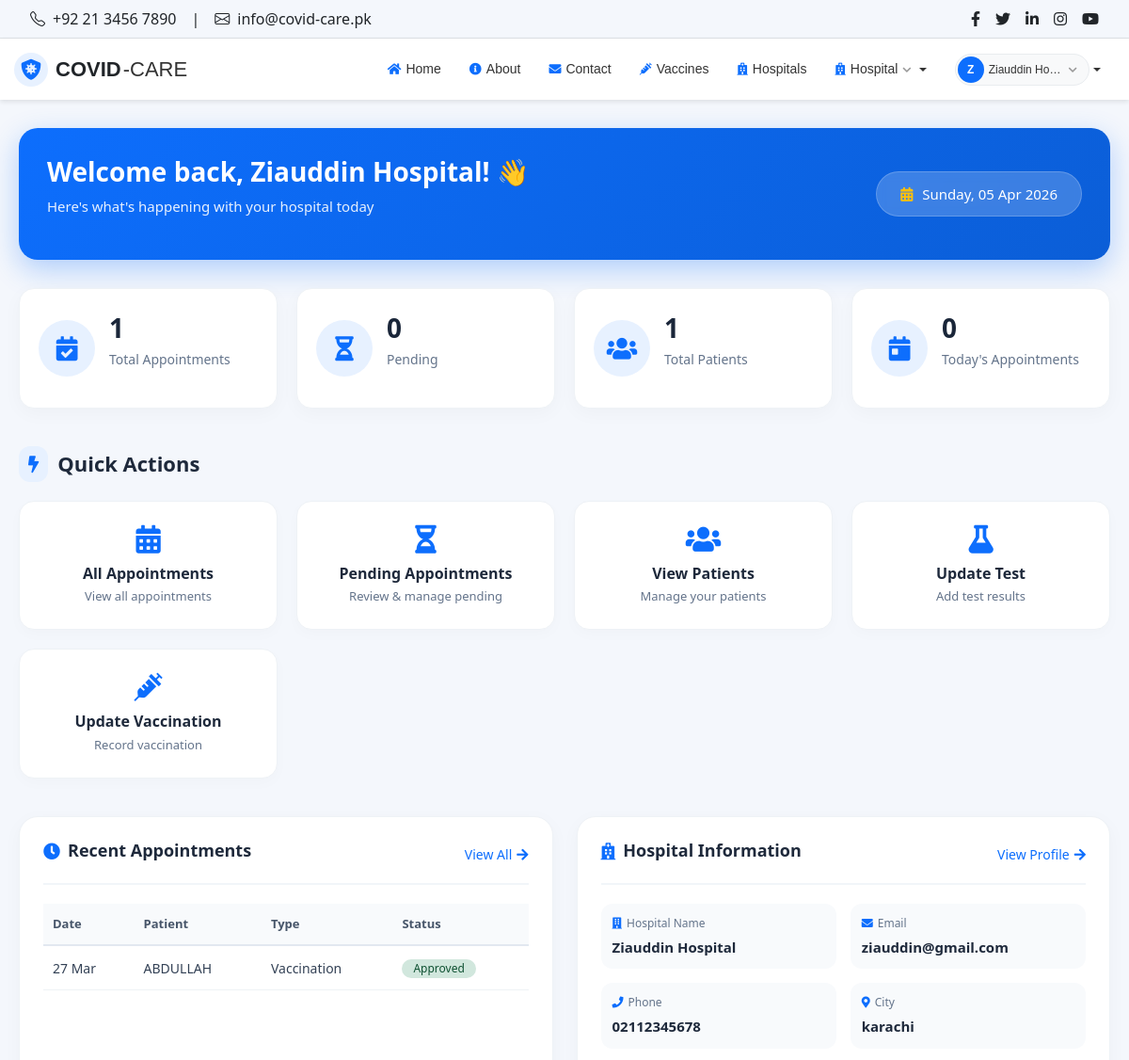
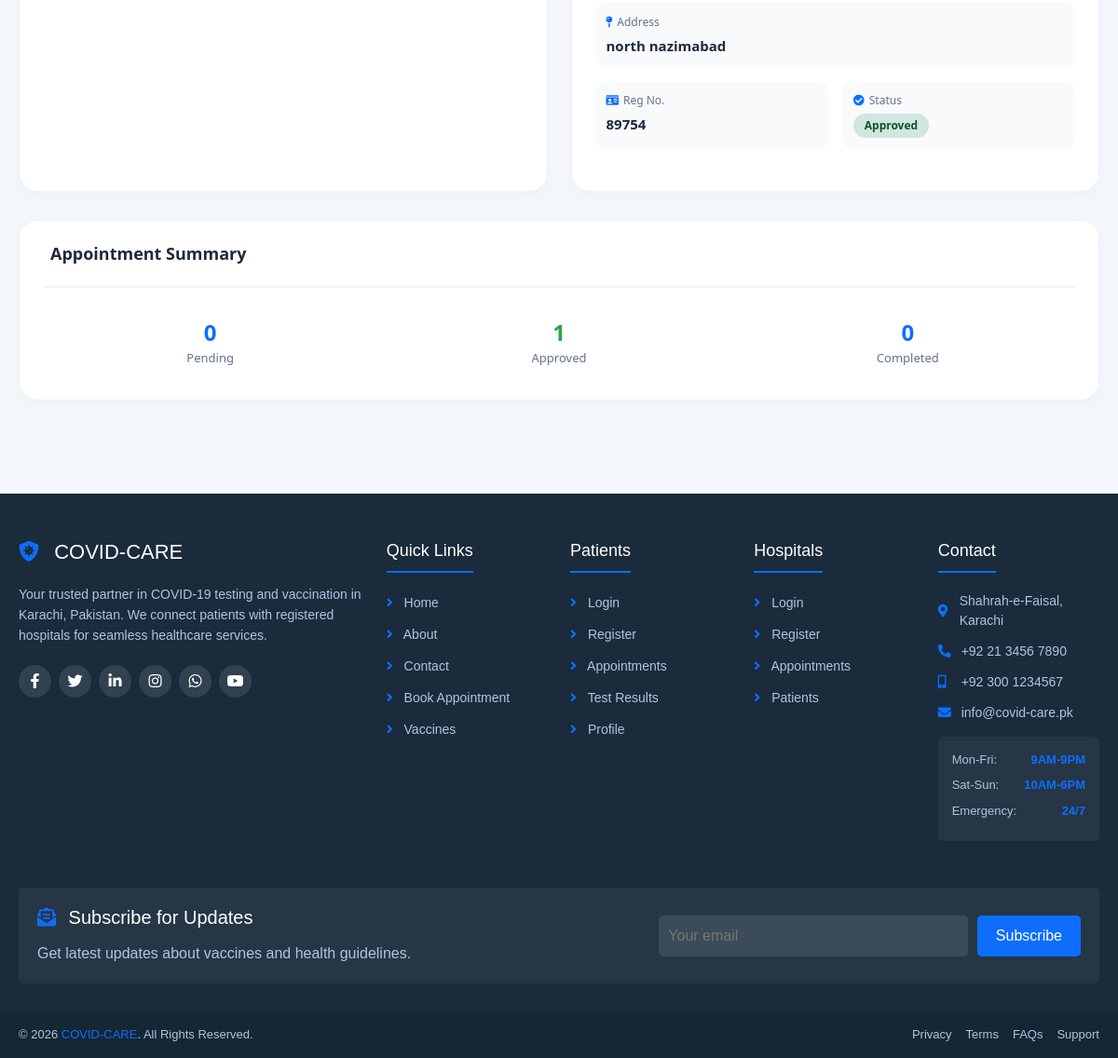
/hospital/dashboard.php (signed in), run on the app's committed database (2 pictures, top to bottom).
### tables this page shows
CREATE TABLE `hospitals` (
  `hospital_id` int(11) NOT NULL,
  `name` varchar(100) DEFAULT NULL,
  `address` text DEFAULT NULL,
  `city` varchar(50) DEFAULT NULL,
  `phone` varchar(15) DEFAULT NULL,
  `email` varchar(100) DEFAULT NULL,
  `password` varchar(255) DEFAULT NULL,
  `registration_no` varchar(50) DEFAULT NULL,
  `status` enum('pending','approved','rejected') DEFAULT 'pending',
  `created_at` timestamp NOT NULL DEFAULT current_timestamp()
);

CREATE TABLE `appointments` (
  `appointment_id` int(11) NOT NULL,
  `patient_id` int(11) DEFAULT NULL,
  `hospital_id` int(11) DEFAULT NULL,
  `appointment_type` enum('test','vaccination') DEFAULT NULL,
  `appointment_date` date DEFAULT NULL,
  `appointment_time` time DEFAULT NULL,
  `status` enum('pending','approved','rejected','completed','cancelled') DEFAULT 'pending'
);

CREATE TABLE `patients` (
  `patient_id` int(11) NOT NULL,
  `name` varchar(100) DEFAULT NULL,
  `email` varchar(100) DEFAULT NULL,
  `phone` varchar(15) DEFAULT NULL,
  `password` varchar(255) DEFAULT NULL,
  `address` text DEFAULT NULL,
  `city` varchar(50) DEFAULT NULL,
  `dob` date DEFAULT NULL,
  `gender` enum('Male','Female','Other') DEFAULT NULL,
  `created_at` timestamp NOT NULL DEFAULT current_timestamp()
);

### includes/functions.php (called while the page is built, shortened)
<?php
function getRecord($conn, $table, $where, $value) {
    $value = mysqli_real_escape_string($conn, $value);
    $query = "SELECT * FROM $table WHERE $where = '$value' LIMIT 1";
    $result = mysqli_query($conn, $query);
    if ($result && mysqli_num_rows($result) > 0) {
        return mysqli_fetch_assoc($result);
    }
    return null;
}
function countRecords($conn, $table, $where = '') {
    $query = "SELECT COUNT(*) as total FROM $table";
    if ($where != '') {
        $query .= " WHERE $where";
    }
    $result = mysqli_query($conn, $query);
    if ($result && mysqli_num_rows($result) > 0) {
        $row = mysqli_fetch_assoc($result);
        return (int)$row['total'];
    }
    return 0;
}
function getHospitalStats($conn, $hospital_id) {
    $today = date('Y-m-d');
    $stats = [
        'total_appointments' => 0,
        'pending_appointments' => 0,
        'approved_appointments' => 0,
        'completed_appointments' => 0,
        'today_appointments' => 0,
        'total_patients' => 0,
        'total_tests' => 0,
        'total_vaccinations' => 0
    ];
    $stats['total_appointments'] = countRecords($conn, 'appointments', "hospital_id = '$hospital_id'");
    $stats['pending_appointments'] = countRecords($conn, 'appointments', "hospital_id = '$hospital_id' AND status = 'pending'");
    $stats['approved_appointments'] = countRecords($conn, 'appointments', "hospital_id = '$hospital_id' AND status = 'approved'");
    $stats['completed_appointments'] = countRecords($conn, 'appointments', "hospital_id = '$hospital_id' AND status = 'completed'");
    $stats['today_appointments'] = countRecords($conn, 'appointments', "hospital_id = '$hospital_id' AND appointment_date = '$today'");
    $query = "SELECT COUNT(DISTINCT patient_id) as total FROM appointments WHERE hospital_id = '$hospital_id'";
    $result = mysqli_query($conn, $query);
    if ($result && mysqli_num_rows($result) > 0) {
        $row = mysqli_fetch_assoc($result);
        $stats['total_patients'] = (int)$row['total'];
    }
    $stats['total_tests'] = countRecords($conn, 'test_results', "hospital_id = '$hospital_id'");
    $stats['total_vaccinations'] = countRecords($conn, 'vaccination_records', "hospital_id = '$hospital_id'");
    return $stats;
}
function getHospitalAppointments($conn, $hospital_id, $status = null, $date = null, $limit = null) {
    $where = "hospital_id = '$hospital_id'";
    $query = "SELECT a.*, p.name as patient_name, p.phone, p.email
              FROM appointments a
              JOIN patients p ON a.patient_id = p.patient_id
              WHERE $where
              ORDER BY a.appointment_date DESC, a.appointment_time DESC";
    if ($limit) {
        $query .= " LIMIT $limit";
    }
    $result = mysqli_query($conn, $query);
    $appointments = [];
    if ($result && mysqli_num_rows($result) > 0) {
        while ($row = mysqli_fetch_assoc($result)) {
            $appointments[] = $row;
        }
    }
    return $appointments;
}
?>

### hospital/dashboard.php (the view, shortened to what this page needs)
<?php
require_once '../config.php';
require_once '../includes/functions.php';
require_once '../includes/header.php';
require_once '../includes/navbar.php';
$hospital_id = $_SESSION['hospital_id'];
$hospital = getRecord($conn, 'hospitals', 'hospital_id', $hospital_id);
$stats = getHospitalStats($conn, $hospital_id);
$appointments = getHospitalAppointments($conn, $hospital_id, null, null, 5);
?>
<main class="main-content">
    <div class="container">
        <div class="welcome-card">
            <div class="welcome-text">
                <h1>Welcome back, <?php echo htmlspecialchars($hospital['name']); ?>! 👋</h1>
                <p>Here's what's happening with your hospital today</p>
            </div>
            <div class="date-box">
                <i class="fas fa-calendar-alt"></i>
                <?php echo date('l, d M Y'); ?>
            </div>
        </div>
        <div class="stats-row">
            <div class="stat-item">
                <div class="stat-icon">
                    <i class="fas fa-calendar-check"></i>
                </div>
                <div class="stat-content">
                    <h3><?php echo $stats['total_appointments']; ?></h3>
                    <p>Total Appointments</p>
                </div>
            </div>
            <div class="stat-item">
                <div class="stat-icon">
                    <i class="fas fa-hourglass-half"></i>
                </div>
                <div class="stat-content">
                    <h3><?php echo $stats['pending_appointments']; ?></h3>
                    <p>Pending</p>
                </div>
            </div>
            <div class="stat-item">
                <div class="stat-icon">
                    <i class="fas fa-users"></i>
                </div>
                <div class="stat-content">
                    <h3><?php echo $stats['total_patients']; ?></h3>
                    <p>Total Patients</p>
                </div>
            </div>
            <div class="stat-item">
                <div class="stat-icon">
                    <i class="fas fa-calendar-day"></i>
                </div>
                <div class="stat-content">
                    <h3><?php echo $stats['today_appointments']; ?></h3>
                    <p>Today's Appointments</p>
                </div>
            </div>
        </div>
        <div class="section-title">
            <i class="fas fa-bolt"></i>
            <span>Quick Actions</span>
        </div>
        <div class="actions-row">
            <a href="<?php echo SITE_URL; ?>hospital/appointments.php" class="action-box">
                <i class="fas fa-calendar-alt"></i>
                <h4>All Appointments</h4>
                <p>View all appointments</p>
            </a>
    <a href="<?php echo SITE_URL; ?>hospital/pending_appointments.php" class="action-box">
        <i class="fas fa-hourglass-half"></i>
        <h4>Pending Appointments</h4>
        <p>Review & manage pending</p>
    </a>
    <a href="<?php echo SITE_URL; ?>hospital/patients.php" class="action-box">
        <i class="fas fa-users"></i>
        <h4>View Patients</h4>
        <p>Manage your patients</p>
    </a>
    <a href="<?php echo SITE_URL; ?>hospital/update_test.php" class="action-box">
        <i class="fas fa-flask"></i>
        <h4>Update Test</h4>
        <p>Add test results</p>
    </a>
    <a href="<?php echo SITE_URL; ?>hospital/update_vaccination.php" class="action-box">
        <i class="fas fa-syringe"></i>
        <h4>Update Vaccination</h4>
        <p>Record vaccination</p>
    </a>
</div>
        <div class="cards-row">
            <div class="info-card">
                <div class="card-header">
                    <h3><i class="fas fa-clock"></i> Recent Appointments</h3>
                    <a href="<?php echo SITE_URL; ?>hospital/appointments.php" class="view-link">
                        View All <i class="fas fa-arrow-right"></i>
                    </a>
                </div>
                <?php if (!empty($appointments)): ?>
                    <div class="table-responsive">
                        <table>
                            <thead>
                                <tr>
                                    <th>Date</th>
                                    <th>Patient</th>
                                    <th>Type</th>
                                    <th>Status</th>
                                </tr>
                            </thead>
                            <tbody>
                                <?php foreach (array_slice($appointments, 0, 4) as $apt): ?>
                                <tr>
                                    <td><?php echo date('d M', strtotime($apt['appointment_date'])); ?></td>
                                    <td><?php echo htmlspecialchars($apt['patient_name']); ?></td>
                                    <td><?php echo ucfirst($apt['appointment_type']); ?></td>
                                    <td>
                                        <?php
                                        $class = '';
                                        if ($apt['status'] == 'pending') $class = 'badge-pending';
                                        elseif ($apt['status'] == 'approved') $class = 'badge-approved';
                                        elseif ($apt['status'] == 'completed') $class = 'badge-completed';
                                        ?>
                                        <span class="badge <?php echo $class; ?>"><?php echo ucfirst($apt['status']); ?></span>
                                    </td>
                                </tr>
                                <?php endforeach; ?>
                            </tbody>
                        </table>
                    </div>
                <?php endif; ?>
            </div>
            <div class="info-card">
                <div class="card-header">
                    <h3><i class="fas fa-hospital"></i> Hospital Information</h3>
                    <a href="<?php echo SITE_URL; ?>hospital/profile.php" class="view-link">
                        View Profile <i class="fas fa-arrow-right"></i>
                    </a>
                </div>
                <div class="info-grid">
                    <div class="info-row">
                        <div class="info-label">
                            <i class="fas fa-building"></i> Hospital Name
                        </div>
                        <div class="info-value"><?php echo htmlspecialchars($hospital['name']); ?></div>
                    </div>
                    <div class="info-row">
                        <div class="info-label">
                            <i class="fas fa-envelope"></i> Email
                        </div>
                        <div class="info-value"><?php echo htmlspecialchars($hospital['email']); ?></div>
                    </div>
                    <div class="info-row">
                        <div class="info-label">
                            <i class="fas fa-phone"></i> Phone
                        </div>
                        <div class="info-value"><?php echo htmlspecialchars($hospital['phone']); ?></div>
                    </div>
                    <div class="info-row">
                        <div class="info-label">
                            <i class="fas fa-map-marker-alt"></i> City
                        </div>
                        <div class="info-value"><?php echo htmlspecialchars($hospital['city']); ?></div>
                    </div>
                    <div class="info-row" style="grid-column: span 2;">
                        <div class="info-label">
                            <i class="fas fa-map-pin"></i> Address
                        </div>
                        <div class="info-value"><?php echo htmlspecialchars($hospital['address']); ?></div>
                    </div>
                    <div class="info-row">
                        <div class="info-label">
                            <i class="fas fa-id-card"></i> Reg No.
                        </div>
                        <div class="info-value"><?php echo htmlspecialchars($hospital['registration_no']); ?></div>
                    </div>
                    <div class="info-row">
                        <div class="info-label">
                            <i class="fas fa-check-circle"></i> Status
                        </div>
                        <div class="info-value">
                            <span class="status-badge"><?php echo ucfirst($hospital['status']); ?></span>
                        </div>
                    </div>
                </div>
            </div>
        </div>
        <div class="info-card" style="margin-top: 10px;">
            <div class="card-header">
                <h3><i class="fas fa-chart-simple"></i> Appointment Summary</h3>
            </div>
            <div style="display: grid; grid-template-columns: repeat(3, 1fr); gap: 15px; padding: 10px 0;">
                <div style="text-align: center;">
                    <div style="font-size: 24px; font-weight: 700; color: #0d6efd;"><?php echo $stats['pending_appointments']; ?></div>
                    <div style="font-size: 13px; color: #64748b;">Pending</div>
                </div>
                <div style="text-align: center;">
                    <div style="font-size: 24px; font-weight: 700; color: #28a745;"><?php echo $stats['approved_appointments']; ?></div>
                    <div style="font-size: 13px; color: #64748b;">Approved</div>
                </div>
                <div style="text-align: center;">
                    <div style="font-size: 24px; font-weight: 700; color: #0d6efd;"><?php echo $stats['completed_appointments']; ?></div>
                    <div style="font-size: 13px; color: #64748b;">Completed</div>
                </div>
            </div>
        </div>
    </div>
</main>
<?php require_once '../includes/footer.php'; ?>

### data on the page
hospitals: name "Ziauddin Hospital", email "ziauddin@gmail.com", phone "02112345678", city "karachi", address "north nazimabad", registration_no "89754", status "Approved"
appointments: appointment_date "27 Mar", patient.name "ABDULLAH", appointment_type "Vaccination", status "Approved"

### other printed values
substr($user_name, 0, 1) "Z"
$user_name "Ziauddin Ho…"
$stats['total_appointments'] "1"
$stats['pending_appointments'] "0"
$stats['total_patients'] "1"
$stats['today_appointments'] "0"
$stats['approved_appointments'] "1"
$stats['completed_appointments'] "0"
SITE_NAME "COVID-CARE"
